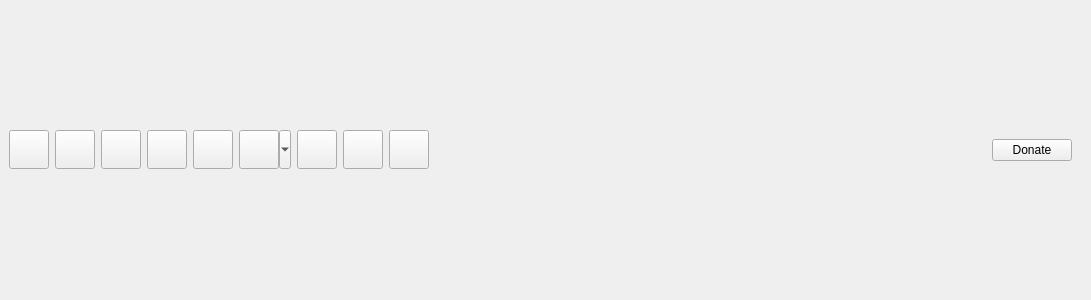
<?xml version="1.0" encoding="UTF-8"?>
<ui version="4.0">
 <class>Navbar</class>
 <widget class="QWidget" name="Navbar">
  <property name="geometry">
   <rect>
    <x>0</x>
    <y>0</y>
    <width>1091</width>
    <height>300</height>
   </rect>
  </property>
  <property name="windowTitle">
   <string notr="true">Form</string>
  </property>
  <layout class="QVBoxLayout" name="verticalLayout">
   <property name="spacing">
    <number>0</number>
   </property>
   <property name="leftMargin">
    <number>0</number>
   </property>
   <property name="topMargin">
    <number>0</number>
   </property>
   <property name="rightMargin">
    <number>0</number>
   </property>
   <property name="bottomMargin">
    <number>0</number>
   </property>
   <item>
    <widget class="QWidget" name="widget" native="true">
     <layout class="QHBoxLayout" name="horizontalLayout_2" stretch="0,0,0,0,0,0,0,0,0,0,1,0,0">
      <item>
       <widget class="QToolButton" name="btnSearch">
        <property name="toolTip">
         <string>Scrape</string>
        </property>
        <property name="text">
         <string notr="true"/>
        </property>
        <property name="icon">
         <iconset resource="../../../data/MediaElch.qrc">
          <normaloff>:/navbar/edit-download.svg</normaloff>:/navbar/edit-download.svg</iconset>
        </property>
        <property name="iconSize">
         <size>
          <width>32</width>
          <height>32</height>
         </size>
        </property>
       </widget>
      </item>
      <item>
       <widget class="QToolButton" name="btnSave">
        <property name="toolTip">
         <string>Save</string>
        </property>
        <property name="text">
         <string notr="true"/>
        </property>
        <property name="icon">
         <iconset resource="../../../data/MediaElch.qrc">
          <normaloff>:/navbar/document-save.svg</normaloff>:/navbar/document-save.svg</iconset>
        </property>
        <property name="iconSize">
         <size>
          <width>32</width>
          <height>32</height>
         </size>
        </property>
       </widget>
      </item>
      <item>
       <widget class="QToolButton" name="btnSaveAll">
        <property name="toolTip">
         <string>Save All</string>
        </property>
        <property name="text">
         <string notr="true"/>
        </property>
        <property name="icon">
         <iconset resource="../../../data/MediaElch.qrc">
          <normaloff>:/navbar/document-save-all.svg</normaloff>:/navbar/document-save-all.svg</iconset>
        </property>
        <property name="iconSize">
         <size>
          <width>32</width>
          <height>32</height>
         </size>
        </property>
       </widget>
      </item>
      <item>
       <widget class="QToolButton" name="btnRename">
        <property name="toolTip">
         <string>Rename selected files</string>
        </property>
        <property name="text">
         <string notr="true"/>
        </property>
        <property name="icon">
         <iconset resource="../../../data/MediaElch.qrc">
          <normaloff>:/navbar/document-open.svg</normaloff>:/navbar/document-open.svg</iconset>
        </property>
        <property name="iconSize">
         <size>
          <width>32</width>
          <height>32</height>
         </size>
        </property>
       </widget>
      </item>
      <item>
       <widget class="QToolButton" name="btnSync">
        <property name="toolTip">
         <string>Synchronize to Kodi</string>
        </property>
        <property name="text">
         <string notr="true"/>
        </property>
        <property name="icon">
         <iconset resource="../../../data/MediaElch.qrc">
          <normaloff>:/navbar/vcs-merge.svg</normaloff>:/navbar/vcs-merge.svg</iconset>
        </property>
        <property name="iconSize">
         <size>
          <width>32</width>
          <height>32</height>
         </size>
        </property>
       </widget>
      </item>
      <item>
       <widget class="QToolButton" name="btnExport">
        <property name="toolTip">
         <string>Export Database</string>
        </property>
        <property name="text">
         <string notr="true"/>
        </property>
        <property name="icon">
         <iconset resource="../../../data/MediaElch.qrc">
          <normaloff>:/navbar/document-export.svg</normaloff>:/navbar/document-export.svg</iconset>
        </property>
        <property name="iconSize">
         <size>
          <width>32</width>
          <height>32</height>
         </size>
        </property>
        <property name="popupMode">
         <enum>QToolButton::MenuButtonPopup</enum>
        </property>
       </widget>
      </item>
      <item>
       <widget class="QToolButton" name="btnReload">
        <property name="toolTip">
         <string>Reload</string>
        </property>
        <property name="text">
         <string notr="true"/>
        </property>
        <property name="icon">
         <iconset resource="../../../data/MediaElch.qrc">
          <normaloff>:/navbar/folder-sync.svg</normaloff>:/navbar/folder-sync.svg</iconset>
        </property>
        <property name="iconSize">
         <size>
          <width>32</width>
          <height>32</height>
         </size>
        </property>
       </widget>
      </item>
      <item>
       <widget class="QToolButton" name="btnSettings">
        <property name="toolTip">
         <string>Settings</string>
        </property>
        <property name="text">
         <string notr="true"/>
        </property>
        <property name="icon">
         <iconset resource="../../../data/MediaElch.qrc">
          <normaloff>:/navbar/configure.svg</normaloff>:/navbar/configure.svg</iconset>
        </property>
        <property name="iconSize">
         <size>
          <width>32</width>
          <height>32</height>
         </size>
        </property>
       </widget>
      </item>
      <item>
       <widget class="QToolButton" name="btnAbout">
        <property name="toolTip">
         <string>About</string>
        </property>
        <property name="text">
         <string notr="true"/>
        </property>
        <property name="icon">
         <iconset resource="../../../data/MediaElch.qrc">
          <normaloff>:/navbar/help-about.svg</normaloff>:/navbar/help-about.svg</iconset>
        </property>
        <property name="iconSize">
         <size>
          <width>32</width>
          <height>32</height>
         </size>
        </property>
       </widget>
      </item>
      <item>
       <spacer name="horizontalSpacer">
        <property name="orientation">
         <enum>Qt::Horizontal</enum>
        </property>
        <property name="sizeHint" stdset="0">
         <size>
          <width>40</width>
          <height>20</height>
         </size>
        </property>
       </spacer>
      </item>
      <item>
       <widget class="FilterWidget" name="filterWidget" native="true">
        <property name="maximumSize">
         <size>
          <width>500</width>
          <height>16777215</height>
         </size>
        </property>
       </widget>
      </item>
      <item>
       <widget class="QPushButton" name="btnDonate">
        <property name="cursor">
         <cursorShape>PointingHandCursor</cursorShape>
        </property>
        <property name="text">
         <string>Donate</string>
        </property>
        <property name="icon">
         <iconset resource="../../../data/MediaElch.qrc">
          <normaloff>:/img/money_64.png</normaloff>:/img/money_64.png</iconset>
        </property>
        <property name="iconSize">
         <size>
          <width>12</width>
          <height>12</height>
         </size>
        </property>
       </widget>
      </item>
      <item>
       <spacer name="horizontalSpacer_2">
        <property name="orientation">
         <enum>Qt::Horizontal</enum>
        </property>
        <property name="sizeType">
         <enum>QSizePolicy::Fixed</enum>
        </property>
        <property name="sizeHint" stdset="0">
         <size>
          <width>10</width>
          <height>20</height>
         </size>
        </property>
       </spacer>
      </item>
     </layout>
    </widget>
   </item>
  </layout>
 </widget>
 <customwidgets>
  <customwidget>
   <class>FilterWidget</class>
   <extends>QWidget</extends>
   <header>ui/small_widgets/FilterWidget.h</header>
   <container>1</container>
  </customwidget>
 </customwidgets>
 <resources>
  <include location="../../../data/MediaElch.qrc"/>
 </resources>
 <connections/>
</ui>
